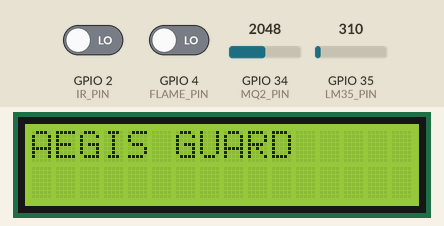
Bench run of a sketch on a simulated ESP32-S3. On the bench: 16×2 character LCD. The test bench sets the inputs (shaded band); at power-on: GPIO 35 (LM35_PIN) = 310, GPIO 2 (IR_PIN) LOW, GPIO 4 (FLAME_PIN) LOW, GPIO 34 (MQ2_PIN) = 2048.

Above: at 15.0 s.
15.1 s: GPIO 35 (LM35_PIN) set to 591
17.1 s: GPIO 35 (LM35_PIN) set to 677
At 19.1 s:
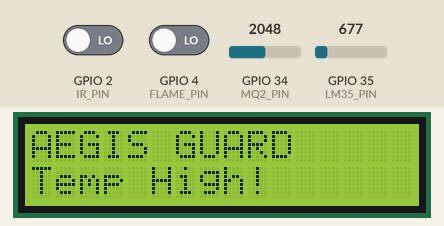
19.4 s: GPIO 2 (IR_PIN) driven HIGH
At 21.2 s:
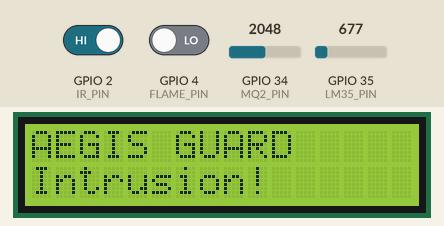
21.5 s: GPIO 2 (IR_PIN) driven LOW
At 22.5 s:
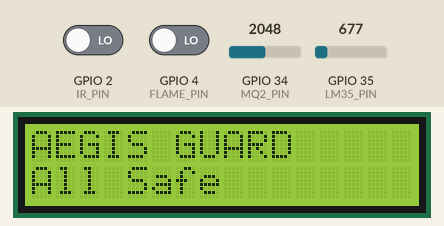
24.6 s: GPIO 4 (FLAME_PIN) driven HIGH
At 25.5 s:
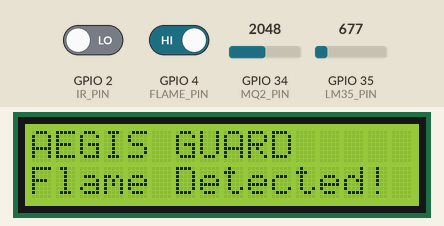
26.6 s: GPIO 4 (FLAME_PIN) driven LOW
At 28.0 s:
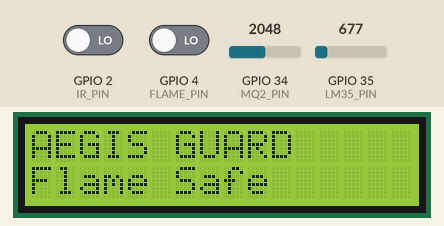
Timing chart, 0 to 29.6 s (numbered marks = the images above; inputs shaded):
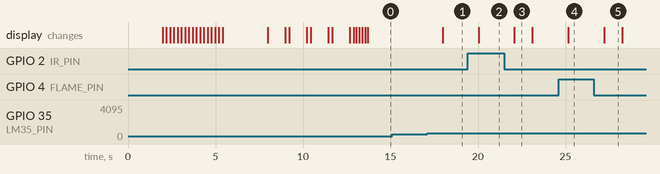

The sketch:

LIC_CODE.ino
```cpp
// (licence header left out)
/* Fill in information from your Blynk Template here */
/* Read more: https://bit.ly/BlynkInject */
#define BLYNK_TEMPLATE_ID "TMPL3Z0uCYzau"
#define BLYNK_TEMPLATE_NAME "AEGIS GUARD"

#define BLYNK_FIRMWARE_VERSION        "0.1.0"

#define BLYNK_PRINT Serial
//#define BLYNK_DEBUG

#define APP_DEBUG

// Uncomment your board, or configure a custom board in Settings.h
//#define USE_ESP32_DEV_MODULE
//#define USE_ESP32C3_DEV_MODULE
//#define USE_ESP32S2_DEV_KIT
//#define USE_WROVER_BOARD
//#define USE_TTGO_T7
//#define USE_TTGO_T_OI

#include <Wire.h>
#include <LiquidCrystal_I2C.h>
#include <WiFi.h>
#include <WiFiClientSecure.h>
#include "BlynkEdgent.h"

// ---------------- LCD SETUP ----------------
LiquidCrystal_I2C lcd(0x27, 16, 2); // LCD I2C address 0x27

String message1 = "AEGIS GUARD";
String message2 = "SHIELD ENABLED!";
String preMessages[] = {"ANALOG EMERGENCY", "AND", "GAS INTEGRATED", "SAFETY GUARD"};
int numPreMessages = sizeof(preMessages)/sizeof(preMessages[0]);

// ---------------- SENSOR PINS ----------------
#define IR_PIN       2
#define FLAME_PIN    4
#define MQ2_PIN     34
#define LM35_PIN    35

// ---------------- THRESHOLDS ----------------
#define MQ2_THRESHOLD   2.5     // Volts
#define TEMP_THRESHOLD  50.0    // °C
#define ALERT_REPEAT_INTERVAL 120000UL  // 2 minutes

// ---------------- STATE VARIABLES ----------------
bool gasAlertSent = false;
bool tempAlertSent = false;
bool flameAlertSent = false;
bool intrusionAlertSent = false;

unsigned long gasLastAlert = 0;
unsigned long tempLastAlert = 0;
unsigned long flameLastAlert = 0;
unsigned long intrusionLastAlert = 0;

// ---------------- SETUP ----------------
void setup() {
  Serial.begin(115200);
  delay(100);

  pinMode(IR_PIN, INPUT);
  pinMode(FLAME_PIN, INPUT);

  BlynkEdgent.begin();

  // Initialize LCD
  Wire.begin(21, 22);   // ESP32 default SDA=21, SCL=22
  lcd.init();
  lcd.backlight();
  lcd.clear();

  int lcdColumns = 16;
  int msgLength = message1.length();

  // --- Scroll first message ---
  for (int pos = lcdColumns; pos >= -msgLength; pos--) {
    lcd.clear();
    lcd.setCursor(pos >= 0 ? pos : 0, 0);
    lcd.print(message1);
    delay(200);
  }

  // Fix first message on top line
  lcd.clear();
  lcd.setCursor(0, 0);
  lcd.print(message1);

  // --- Display pre-messages one by one on second line ---
  for (int i = 0; i < numPreMessages; i++) {
    lcd.setCursor(0, 1);
    lcd.print(preMessages[i]);
    delay(1000);
    lcd.setCursor(0, 1);
    lcd.print("                "); // clear line
    delay(200);
  }

  // --- Glitch effect for final message ---
  for (int i = 0; i < 6; i++) {
    lcd.setCursor(0, 1);
    if (i % 2 == 0) lcd.print(message2.substring(0,16));
    else lcd.print("                ");
    delay(150);
  }

  // Show final stable message
  lcd.setCursor(0, 1);
  lcd.print(message2.substring(0, 16));
}

// ---------------- MAIN LOOP ----------------
void loop() {
  BlynkEdgent.run();
  unsigned long currentMillis = millis();

  // ---- Read sensors ----
  int irVal = digitalRead(IR_PIN);
  int flameVal = digitalRead(FLAME_PIN);
  int mq2Raw = analogRead(MQ2_PIN);
  float mq2Voltage = mq2Raw * (3.3 / 4095.0);
  int lm35Raw = analogRead(LM35_PIN);
  float lm35Voltage = lm35Raw * (3.3 / 4095.0);
  float tempC = lm35Voltage * 100.0;

  // ---- Send values to Blynk ----
  Blynk.virtualWrite(V0, irVal);
  Blynk.virtualWrite(V1, flameVal);
  Blynk.virtualWrite(V2, mq2Voltage);
  Blynk.virtualWrite(V3, tempC);

  // ---- TRACK ALERT STATUS ----
  String lcdMessage = ""; // message to display on second line

  // GAS ALERT
  if (mq2Voltage > MQ2_THRESHOLD) {
    if (!gasAlertSent || currentMillis - gasLastAlert >= ALERT_REPEAT_INTERVAL) {
      Blynk.logEvent("gas_alert", "⚠️ Gas Detected! MQ2 > 2.5V");
      gasAlertSent = true;
      gasLastAlert = currentMillis;
    }
    lcdMessage = "Gas Detected!";
  } else if (gasAlertSent) {
    Blynk.logEvent("All_safe", "✅Everything back to normal.");
    gasAlertSent = false;
    lcdMessage = "Gas Safe";
  }

  // TEMPERATURE ALERT
  if (tempC > TEMP_THRESHOLD) {
    if (!tempAlertSent || currentMillis - tempLastAlert >= ALERT_REPEAT_INTERVAL) {
      Blynk.logEvent("temp_alert", "🔥 High Temperature Detected! > 50°C");
      tempAlertSent = true;
      tempLastAlert = currentMillis;
    }
    lcdMessage = "Temp High!";
  } else if (tempAlertSent) {
    Blynk.logEvent("All_safe", "✅Everything back to normal.");
    tempAlertSent = false;
    lcdMessage = "Temp Safe";
  }

  // FLAME ALERT
  if (flameVal == HIGH) {
    if (!flameAlertSent || currentMillis - flameLastAlert >= ALERT_REPEAT_INTERVAL) {
      Blynk.logEvent("flame_alert", "🔥 Flame Detected!");
      flameAlertSent = true;
      flameLastAlert = currentMillis;
    }
    lcdMessage = "Flame Detected!";
  } else if (flameAlertSent) {
    Blynk.logEvent("All_safe", "✅Everything back to normal.");
    flameAlertSent = false;
    lcdMessage = "Flame Safe";
  }

  // INTRUSION ALERT
  if (irVal == HIGH) {
    if (!intrusionAlertSent || currentMillis - intrusionLastAlert >= ALERT_REPEAT_INTERVAL) {
      Blynk.logEvent("intrusion_alert", "🚨 Intrusion Detected!");
      intrusionAlertSent = true;
      intrusionLastAlert = currentMillis;
    }
    lcdMessage = "Intrusion!";
  } else if (intrusionAlertSent) {
    Blynk.logEvent("All_safe", "✅Everything back to normal.");
    intrusionAlertSent = false;
    lcdMessage = "All Safe";
  }

  // ---- UPDATE LCD ----
  lcd.setCursor(0, 1);
  lcd.print("                "); // clear line
  lcd.setCursor(0, 1);
  lcd.print(lcdMessage.substring(0,16));

  delay(1000);
}
```

Measured:
- the behaviour switches between 620 and 621 on GPIO 35 (LM35_PIN) (found by bisection; images 0 and 1)
- after the input at 15.1 s, every drawn part: stays the same
- after the input at 17.1 s, the display: changes after 0.88 s (image 1)
- after the input at 19.4 s, the display: changes after 0.63 s (image 2)
- after the input at 21.5 s, the display: changes after 0.58 s (image 3)
- after the input at 24.6 s, the display: changes after 0.57 s (image 4)
- after the input at 26.6 s, the display: changes after 0.62 s (image 5)
- what the display in image 3 shows lasts 1.0 s, from 22.1 s to 23.1 s
